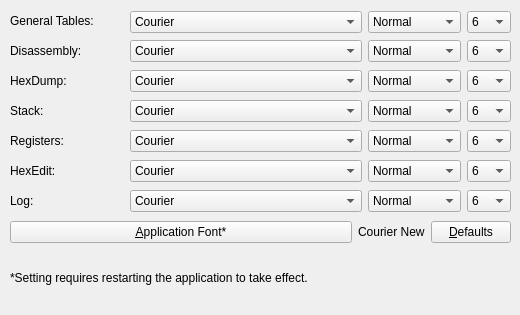
   <widget class="QWidget" name="tabFont">
    <attribute name="title">
     <string>Font</string>
    </attribute>
    <widget class="QLabel" name="labelFontAbstractTables">
     <property name="geometry">
      <rect>
       <x>10</x>
       <y>10</y>
       <width>110</width>
       <height>21</height>
      </rect>
     </property>
     <property name="sizePolicy">
      <sizepolicy hsizetype="Preferred" vsizetype="Minimum">
       <horstretch>0</horstretch>
       <verstretch>0</verstretch>
      </sizepolicy>
     </property>
     <property name="text">
      <string>General Tables:</string>
     </property>
    </widget>
    <widget class="QLabel" name="labelFontDisassembly">
     <property name="geometry">
      <rect>
       <x>10</x>
       <y>40</y>
       <width>110</width>
       <height>21</height>
      </rect>
     </property>
     <property name="sizePolicy">
      <sizepolicy hsizetype="Preferred" vsizetype="Minimum">
       <horstretch>0</horstretch>
       <verstretch>0</verstretch>
      </sizepolicy>
     </property>
     <property name="text">
      <string>Disassembly:</string>
     </property>
    </widget>
    <widget class="QLabel" name="labelFontHexDump">
     <property name="geometry">
      <rect>
       <x>10</x>
       <y>70</y>
       <width>110</width>
       <height>21</height>
      </rect>
     </property>
     <property name="sizePolicy">
      <sizepolicy hsizetype="Preferred" vsizetype="Minimum">
       <horstretch>0</horstretch>
       <verstretch>0</verstretch>
      </sizepolicy>
     </property>
     <property name="text">
      <string>HexDump:</string>
     </property>
    </widget>
    <widget class="QLabel" name="labelFontStack">
     <property name="geometry">
      <rect>
       <x>10</x>
       <y>100</y>
       <width>110</width>
       <height>21</height>
      </rect>
     </property>
     <property name="sizePolicy">
      <sizepolicy hsizetype="Preferred" vsizetype="Minimum">
       <horstretch>0</horstretch>
       <verstretch>0</verstretch>
      </sizepolicy>
     </property>
     <property name="text">
      <string>Stack:</string>
     </property>
    </widget>
    <widget class="QLabel" name="labelFontRegisters">
     <property name="geometry">
      <rect>
       <x>10</x>
       <y>130</y>
       <width>110</width>
       <height>21</height>
      </rect>
     </property>
     <property name="sizePolicy">
      <sizepolicy hsizetype="Preferred" vsizetype="Minimum">
       <horstretch>0</horstretch>
       <verstretch>0</verstretch>
      </sizepolicy>
     </property>
     <property name="text">
      <string>Registers:</string>
     </property>
    </widget>
    <widget class="QLabel" name="labelFontHexEdit">
     <property name="geometry">
      <rect>
       <x>10</x>
       <y>160</y>
       <width>110</width>
       <height>21</height>
      </rect>
     </property>
     <property name="sizePolicy">
      <sizepolicy hsizetype="Preferred" vsizetype="Minimum">
       <horstretch>0</horstretch>
       <verstretch>0</verstretch>
      </sizepolicy>
     </property>
     <property name="text">
      <string>HexEdit:</string>
     </property>
    </widget>
    <widget class="QWidget" name="layoutWidget1">
     <property name="geometry">
      <rect>
       <x>10</x>
       <y>220</y>
       <width>501</width>
       <height>25</height>
      </rect>
     </property>
     <layout class="QHBoxLayout" name="fontApplicationLayout">
      <item>
       <widget class="QPushButton" name="buttonApplicationFont">
        <property name="text">
         <string>&amp;Application Font*</string>
        </property>
       </widget>
      </item>
      <item>
       <widget class="QLabel" name="labelApplicationFont">
        <property name="sizePolicy">
         <sizepolicy hsizetype="Maximum" vsizetype="Fixed">
          <horstretch>0</horstretch>
          <verstretch>0</verstretch>
         </sizepolicy>
        </property>
        <property name="text">
         <string>Courier New</string>
        </property>
       </widget>
      </item>
      <item>
       <widget class="QPushButton" name="buttonFontDefaults">
        <property name="sizePolicy">
         <sizepolicy hsizetype="Maximum" vsizetype="Fixed">
          <horstretch>0</horstretch>
          <verstretch>0</verstretch>
         </sizepolicy>
        </property>
        <property name="text">
         <string>&amp;Defaults</string>
        </property>
       </widget>
      </item>
     </layout>
    </widget>
    <widget class="QWidget" name="layoutWidget2">
     <property name="geometry">
      <rect>
       <x>130</x>
       <y>11</y>
       <width>381</width>
       <height>22</height>
      </rect>
     </property>
     <layout class="QHBoxLayout" name="fontAbstractTablesLayout">
      <item>
       <widget class="QFontComboBox" name="fontAbstractTables">
        <property name="editable">
         <bool>false</bool>
        </property>
        <property name="fontFilters">
         <set>QFontComboBox::MonospacedFonts</set>
        </property>
       </widget>
      </item>
      <item>
       <widget class="QComboBox" name="fontAbstractTablesStyle">
        <property name="sizePolicy">
         <sizepolicy hsizetype="Maximum" vsizetype="Fixed">
          <horstretch>0</horstretch>
          <verstretch>0</verstretch>
         </sizepolicy>
        </property>
        <item>
         <property name="text">
          <string>Normal</string>
         </property>
        </item>
        <item>
         <property name="text">
          <string>Bold</string>
         </property>
        </item>
        <item>
         <property name="text">
          <string>Italic</string>
         </property>
        </item>
        <item>
         <property name="text">
          <string>Bold + Italic</string>
         </property>
        </item>
       </widget>
      </item>
      <item>
       <widget class="QComboBox" name="fontAbstractTablesSize">
        <property name="sizePolicy">
         <sizepolicy hsizetype="Maximum" vsizetype="Fixed">
          <horstretch>0</horstretch>
          <verstretch>0</verstretch>
         </sizepolicy>
        </property>
        <property name="maxVisibleItems">
         <number>12</number>
        </property>
        <property name="sizeAdjustPolicy">
         <enum>QComboBox::AdjustToContentsOnFirstShow</enum>
        </property>
        <item>
         <property name="text">
          <string>6</string>
         </property>
        </item>
        <item>
         <property name="text">
          <string>7</string>
         </property>
        </item>
        <item>
         <property name="text">
          <string>8</string>
         </property>
        </item>
        <item>
         <property name="text">
          <string>9</string>
         </property>
        </item>
        <item>
         <property name="text">
          <string>10</string>
         </property>
        </item>
        <item>
         <property name="text">
          <string>11</string>
         </property>
        </item>
        <item>
         <property name="text">
          <string>12</string>
         </property>
        </item>
        <item>
         <property name="text">
          <string>14</string>
         </property>
        </item>
        <item>
         <property name="text">
          <string>16</string>
         </property>
        </item>
        <item>
         <property name="text">
          <string>18</string>
         </property>
        </item>
        <item>
         <property name="text">
          <string>20</string>
         </property>
        </item>
        <item>
         <property name="text">
          <string>22</string>
         </property>
        </item>
       </widget>
      </item>
     </layout>
    </widget>
    <widget class="QWidget" name="layoutWidget3">
     <property name="geometry">
      <rect>
       <x>130</x>
       <y>130</y>
       <width>381</width>
       <height>22</height>
      </rect>
     </property>
     <layout class="QHBoxLayout" name="fontRegistersLayout">
      <item>
       <widget class="QFontComboBox" name="fontRegisters">
        <property name="editable">
         <bool>false</bool>
        </property>
        <property name="fontFilters">
         <set>QFontComboBox::MonospacedFonts</set>
        </property>
       </widget>
      </item>
      <item>
       <widget class="QComboBox" name="fontRegistersStyle">
        <property name="sizePolicy">
         <sizepolicy hsizetype="Maximum" vsizetype="Fixed">
          <horstretch>0</horstretch>
          <verstretch>0</verstretch>
         </sizepolicy>
        </property>
        <item>
         <property name="text">
          <string>Normal</string>
         </property>
        </item>
        <item>
         <property name="text">
          <string>Bold</string>
         </property>
        </item>
        <item>
         <property name="text">
          <string>Italic</string>
         </property>
        </item>
        <item>
         <property name="text">
          <string>Bold + Italic</string>
         </property>
        </item>
       </widget>
      </item>
      <item>
       <widget class="QComboBox" name="fontRegistersSize">
        <property name="sizePolicy">
         <sizepolicy hsizetype="Maximum" vsizetype="Fixed">
          <horstretch>0</horstretch>
          <verstretch>0</verstretch>
         </sizepolicy>
        </property>
        <property name="maxVisibleItems">
         <number>12</number>
        </property>
        <property name="sizeAdjustPolicy">
         <enum>QComboBox::AdjustToContentsOnFirstShow</enum>
        </property>
        <item>
         <property name="text">
          <string>6</string>
         </property>
        </item>
        <item>
         <property name="text">
          <string>7</string>
         </property>
        </item>
        <item>
         <property name="text">
          <string>8</string>
         </property>
        </item>
        <item>
         <property name="text">
          <string>9</string>
         </property>
        </item>
        <item>
         <property name="text">
          <string>10</string>
         </property>
        </item>
        <item>
         <property name="text">
          <string>11</string>
         </property>
        </item>
        <item>
         <property name="text">
          <string>12</string>
         </property>
        </item>
        <item>
         <property name="text">
          <string>14</string>
         </property>
        </item>
        <item>
         <property name="text">
          <string>16</string>
         </property>
        </item>
        <item>
         <property name="text">
          <string>18</string>
         </property>
        </item>
        <item>
         <property name="text">
          <string>20</string>
         </property>
        </item>
        <item>
         <property name="text">
          <string>22</string>
         </property>
        </item>
       </widget>
      </item>
     </layout>
    </widget>
    <widget class="QWidget" name="layoutWidget4">
     <property name="geometry">
      <rect>
       <x>130</x>
       <y>70</y>
       <width>381</width>
       <height>22</height>
      </rect>
     </property>
     <layout class="QHBoxLayout" name="fontHexDumpLayout">
      <item>
       <widget class="QFontComboBox" name="fontHexDump">
        <property name="editable">
         <bool>false</bool>
        </property>
        <property name="fontFilters">
         <set>QFontComboBox::MonospacedFonts</set>
        </property>
       </widget>
      </item>
      <item>
       <widget class="QComboBox" name="fontHexDumpStyle">
        <property name="sizePolicy">
         <sizepolicy hsizetype="Maximum" vsizetype="Fixed">
          <horstretch>0</horstretch>
          <verstretch>0</verstretch>
         </sizepolicy>
        </property>
        <item>
         <property name="text">
          <string>Normal</string>
         </property>
        </item>
        <item>
         <property name="text">
          <string>Bold</string>
         </property>
        </item>
        <item>
         <property name="text">
          <string>Italic</string>
         </property>
        </item>
        <item>
         <property name="text">
          <string>Bold + Italic</string>
         </property>
        </item>
       </widget>
      </item>
      <item>
       <widget class="QComboBox" name="fontHexDumpSize">
        <property name="sizePolicy">
         <sizepolicy hsizetype="Maximum" vsizetype="Fixed">
          <horstretch>0</horstretch>
          <verstretch>0</verstretch>
         </sizepolicy>
        </property>
        <property name="maxVisibleItems">
         <number>12</number>
        </property>
        <property name="sizeAdjustPolicy">
         <enum>QComboBox::AdjustToContentsOnFirstShow</enum>
        </property>
        <item>
         <property name="text">
          <string>6</string>
         </property>
        </item>
        <item>
         <property name="text">
          <string>7</string>
         </property>
        </item>
        <item>
         <property name="text">
          <string>8</string>
         </property>
        </item>
        <item>
         <property name="text">
          <string>9</string>
         </property>
        </item>
        <item>
         <property name="text">
          <string>10</string>
         </property>
        </item>
        <item>
         <property name="text">
          <string>11</string>
         </property>
        </item>
        <item>
         <property name="text">
          <string>12</string>
         </property>
        </item>
        <item>
         <property name="text">
          <string>14</string>
         </property>
        </item>
        <item>
         <property name="text">
          <string>16</string>
         </property>
        </item>
        <item>
         <property name="text">
          <string>18</string>
         </property>
        </item>
        <item>
         <property name="text">
          <string>20</string>
         </property>
        </item>
        <item>
         <property name="text">
          <string>22</string>
         </property>
        </item>
       </widget>
      </item>
     </layout>
    </widget>
    <widget class="QWidget" name="layoutWidget5">
     <property name="geometry">
      <rect>
       <x>130</x>
       <y>40</y>
       <width>381</width>
       <height>22</height>
      </rect>
     </property>
     <layout class="QHBoxLayout" name="fontDisassemblyLayout">
      <item>
       <widget class="QFontComboBox" name="fontDisassembly">
        <property name="editable">
         <bool>false</bool>
        </property>
        <property name="fontFilters">
         <set>QFontComboBox::MonospacedFonts</set>
        </property>
       </widget>
      </item>
      <item>
       <widget class="QComboBox" name="fontDisassemblyStyle">
        <property name="sizePolicy">
         <sizepolicy hsizetype="Maximum" vsizetype="Fixed">
          <horstretch>0</horstretch>
          <verstretch>0</verstretch>
         </sizepolicy>
        </property>
        <item>
         <property name="text">
          <string>Normal</string>
         </property>
        </item>
        <item>
         <property name="text">
          <string>Bold</string>
         </property>
        </item>
        <item>
         <property name="text">
          <string>Italic</string>
         </property>
        </item>
        <item>
         <property name="text">
          <string>Bold + Italic</string>
         </property>
        </item>
       </widget>
      </item>
      <item>
       <widget class="QComboBox" name="fontDisassemblySize">
        <property name="sizePolicy">
         <sizepolicy hsizetype="Maximum" vsizetype="Fixed">
          <horstretch>0</horstretch>
          <verstretch>0</verstretch>
         </sizepolicy>
        </property>
        <property name="maxVisibleItems">
         <number>12</number>
        </property>
        <property name="sizeAdjustPolicy">
         <enum>QComboBox::AdjustToContentsOnFirstShow</enum>
        </property>
        <item>
         <property name="text">
          <string>6</string>
         </property>
        </item>
        <item>
         <property name="text">
          <string>7</string>
         </property>
        </item>
        <item>
         <property name="text">
          <string>8</string>
         </property>
        </item>
        <item>
         <property name="text">
          <string>9</string>
         </property>
        </item>
        <item>
         <property name="text">
          <string>10</string>
         </property>
        </item>
        <item>
         <property name="text">
          <string>11</string>
         </property>
        </item>
        <item>
         <property name="text">
          <string>12</string>
         </property>
        </item>
        <item>
         <property name="text">
          <string>14</string>
         </property>
        </item>
        <item>
         <property name="text">
          <string>16</string>
         </property>
        </item>
        <item>
         <property name="text">
          <string>18</string>
         </property>
        </item>
        <item>
         <property name="text">
          <string>20</string>
         </property>
        </item>
        <item>
         <property name="text">
          <string>22</string>
         </property>
        </item>
       </widget>
      </item>
     </layout>
    </widget>
    <widget class="QWidget" name="layoutWidget6">
     <property name="geometry">
      <rect>
       <x>130</x>
       <y>100</y>
       <width>381</width>
       <height>22</height>
      </rect>
     </property>
     <layout class="QHBoxLayout" name="fontStackLayout">
      <item>
       <widget class="QFontComboBox" name="fontStack">
        <property name="editable">
         <bool>false</bool>
        </property>
        <property name="fontFilters">
         <set>QFontComboBox::MonospacedFonts</set>
        </property>
       </widget>
      </item>
      <item>
       <widget class="QComboBox" name="fontStackStyle">
        <property name="sizePolicy">
         <sizepolicy hsizetype="Maximum" vsizetype="Fixed">
          <horstretch>0</horstretch>
          <verstretch>0</verstretch>
         </sizepolicy>
        </property>
        <item>
         <property name="text">
          <string>Normal</string>
         </property>
        </item>
        <item>
         <property name="text">
          <string>Bold</string>
         </property>
        </item>
        <item>
         <property name="text">
          <string>Italic</string>
         </property>
        </item>
        <item>
         <property name="text">
          <string>Bold + Italic</string>
         </property>
        </item>
       </widget>
      </item>
      <item>
       <widget class="QComboBox" name="fontStackSize">
        <property name="sizePolicy">
         <sizepolicy hsizetype="Maximum" vsizetype="Fixed">
          <horstretch>0</horstretch>
          <verstretch>0</verstretch>
         </sizepolicy>
        </property>
        <property name="maxVisibleItems">
         <number>12</number>
        </property>
        <property name="sizeAdjustPolicy">
         <enum>QComboBox::AdjustToContentsOnFirstShow</enum>
        </property>
        <item>
         <property name="text">
          <string>6</string>
         </property>
        </item>
        <item>
         <property name="text">
          <string>7</string>
         </property>
        </item>
        <item>
         <property name="text">
          <string>8</string>
         </property>
        </item>
        <item>
         <property name="text">
          <string>9</string>
         </property>
        </item>
        <item>
         <property name="text">
          <string>10</string>
         </property>
        </item>
        <item>
         <property name="text">
          <string>11</string>
         </property>
        </item>
        <item>
         <property name="text">
          <string>12</string>
         </property>
        </item>
        <item>
         <property name="text">
          <string>14</string>
         </property>
        </item>
        <item>
         <property name="text">
          <string>16</string>
         </property>
        </item>
        <item>
         <property name="text">
          <string>18</string>
         </property>
        </item>
        <item>
         <property name="text">
          <string>20</string>
         </property>
        </item>
        <item>
         <property name="text">
          <string>22</string>
         </property>
        </item>
       </widget>
      </item>
     </layout>
    </widget>
    <widget class="QWidget" name="layoutWidget7">
     <property name="geometry">
      <rect>
       <x>130</x>
       <y>160</y>
       <width>381</width>
       <height>22</height>
      </rect>
     </property>
     <layout class="QHBoxLayout" name="fontHexEditLayout">
      <item>
       <widget class="QFontComboBox" name="fontHexEdit">
        <property name="editable">
         <bool>false</bool>
        </property>
        <property name="fontFilters">
         <set>QFontComboBox::MonospacedFonts</set>
        </property>
       </widget>
      </item>
      <item>
       <widget class="QComboBox" name="fontHexEditStyle">
        <property name="sizePolicy">
         <sizepolicy hsizetype="Maximum" vsizetype="Fixed">
          <horstretch>0</horstretch>
          <verstretch>0</verstretch>
         </sizepolicy>
        </property>
        <item>
         <property name="text">
          <string>Normal</string>
         </property>
        </item>
        <item>
         <property name="text">
          <string>Bold</string>
         </property>
        </item>
        <item>
         <property name="text">
          <string>Italic</string>
         </property>
        </item>
        <item>
         <property name="text">
          <string>Bold + Italic</string>
         </property>
        </item>
       </widget>
      </item>
      <item>
       <widget class="QComboBox" name="fontHexEditSize">
        <property name="sizePolicy">
         <sizepolicy hsizetype="Maximum" vsizetype="Fixed">
          <horstretch>0</horstretch>
          <verstretch>0</verstretch>
         </sizepolicy>
        </property>
        <property name="maxVisibleItems">
         <number>12</number>
        </property>
        <property name="sizeAdjustPolicy">
         <enum>QComboBox::AdjustToContentsOnFirstShow</enum>
        </property>
        <item>
         <property name="text">
          <string>6</string>
         </property>
        </item>
        <item>
         <property name="text">
          <string>7</string>
         </property>
        </item>
        <item>
         <property name="text">
          <string>8</string>
         </property>
        </item>
        <item>
         <property name="text">
          <string>9</string>
         </property>
        </item>
        <item>
         <property name="text">
          <string>10</string>
         </property>
        </item>
        <item>
         <property name="text">
          <string>11</string>
         </property>
        </item>
        <item>
         <property name="text">
          <string>12</string>
         </property>
        </item>
        <item>
         <property name="text">
          <string>14</string>
         </property>
        </item>
        <item>
         <property name="text">
          <string>16</string>
         </property>
        </item>
        <item>
         <property name="text">
          <string>18</string>
         </property>
        </item>
        <item>
         <property name="text">
          <string>20</string>
         </property>
        </item>
        <item>
         <property name="text">
          <string>22</string>
         </property>
        </item>
       </widget>
      </item>
     </layout>
    </widget>
    <widget class="QWidget" name="layoutWidget8">
     <property name="geometry">
      <rect>
       <x>130</x>
       <y>190</y>
       <width>381</width>
       <height>22</height>
      </rect>
     </property>
     <layout class="QHBoxLayout" name="fontLogLayout">
      <item>
       <widget class="QFontComboBox" name="fontLog">
        <property name="editable">
         <bool>false</bool>
        </property>
        <property name="fontFilters">
         <set>QFontComboBox::MonospacedFonts</set>
        </property>
       </widget>
      </item>
      <item>
       <widget class="QComboBox" name="fontLogStyle">
        <property name="sizePolicy">
         <sizepolicy hsizetype="Maximum" vsizetype="Fixed">
          <horstretch>0</horstretch>
          <verstretch>0</verstretch>
         </sizepolicy>
        </property>
        <item>
         <property name="text">
          <string>Normal</string>
         </property>
        </item>
        <item>
         <property name="text">
          <string>Bold</string>
         </property>
        </item>
        <item>
         <property name="text">
          <string>Italic</string>
         </property>
        </item>
        <item>
         <property name="text">
          <string>Bold + Italic</string>
         </property>
        </item>
       </widget>
      </item>
      <item>
       <widget class="QComboBox" name="fontLogSize">
        <property name="sizePolicy">
         <sizepolicy hsizetype="Maximum" vsizetype="Fixed">
          <horstretch>0</horstretch>
          <verstretch>0</verstretch>
         </sizepolicy>
        </property>
        <property name="maxVisibleItems">
         <number>12</number>
        </property>
        <property name="sizeAdjustPolicy">
         <enum>QComboBox::AdjustToContentsOnFirstShow</enum>
        </property>
        <item>
         <property name="text">
          <string>6</string>
         </property>
        </item>
        <item>
         <property name="text">
          <string>7</string>
         </property>
        </item>
        <item>
         <property name="text">
          <string>8</string>
         </property>
        </item>
        <item>
         <property name="text">
          <string>9</string>
         </property>
        </item>
        <item>
         <property name="text">
          <string>10</string>
         </property>
        </item>
        <item>
         <property name="text">
          <string>11</string>
         </property>
        </item>
        <item>
         <property name="text">
          <string>12</string>
         </property>
        </item>
        <item>
         <property name="text">
          <string>14</string>
         </property>
        </item>
        <item>
         <property name="text">
          <string>16</string>
         </property>
        </item>
        <item>
         <property name="text">
          <string>18</string>
         </property>
        </item>
        <item>
         <property name="text">
          <string>20</string>
         </property>
        </item>
        <item>
         <property name="text">
          <string>22</string>
         </property>
        </item>
       </widget>
      </item>
     </layout>
    </widget>
    <widget class="QLabel" name="labelFontLog">
     <property name="geometry">
      <rect>
       <x>10</x>
       <y>190</y>
       <width>110</width>
       <height>21</height>
      </rect>
     </property>
     <property name="sizePolicy">
      <sizepolicy hsizetype="Preferred" vsizetype="Minimum">
       <horstretch>0</horstretch>
       <verstretch>0</verstretch>
      </sizepolicy>
     </property>
     <property name="text">
      <string>Log:</string>
     </property>
    </widget>
    <widget class="QWidget" name="layoutWidget9">
     <property name="geometry">
      <rect>
       <x>10</x>
       <y>250</y>
       <width>500</width>
       <height>56</height>
      </rect>
     </property>
     <layout class="QVBoxLayout" name="fontRestartRequiredLayout">
      <property name="sizeConstraint">
       <enum>QLayout::SetMinimumSize</enum>
      </property>
      <item>
       <widget class="QLabel" name="labelFontRestartRequired">
        <property name="sizePolicy">
         <sizepolicy hsizetype="Preferred" vsizetype="Minimum">
          <horstretch>0</horstretch>
          <verstretch>0</verstretch>
         </sizepolicy>
        </property>
        <property name="text">
         <string>*Setting requires restarting the application to take effect.</string>
        </property>
        <property name="wordWrap">
         <bool>true</bool>
        </property>
       </widget>
      </item>
     </layout>
    </widget>
    <zorder>layoutWidget1</zorder>
    <zorder>layoutWidget2</zorder>
    <zorder>layoutWidget3</zorder>
    <zorder>layoutWidget4</zorder>
    <zorder>layoutWidget5</zorder>
    <zorder>layoutWidget6</zorder>
    <zorder>layoutWidget7</zorder>
    <zorder>labelFontAbstractTables</zorder>
    <zorder>labelFontDisassembly</zorder>
    <zorder>labelFontHexDump</zorder>
    <zorder>labelFontStack</zorder>
    <zorder>labelFontRegisters</zorder>
    <zorder>labelFontHexEdit</zorder>
    <zorder>layoutWidget8</zorder>
    <zorder>labelFontLog</zorder>
    <zorder>layoutWidget9</zorder>
   </widget>
